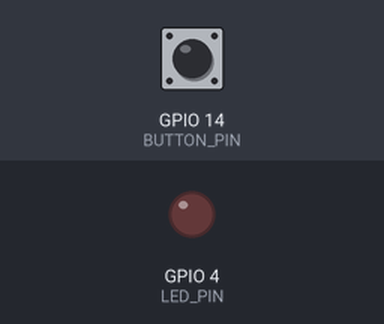
A sketch run on a simulated ESP32. On the bench: output pins drawn as LEDs (lit = HIGH). Inputs (shaded band) come from the test bench; at power-on: GPIO 14 (BUTTON_PIN) HIGH. What the sketch prints to the serial monitor is not drawn.

Above: at 1.2 s.
1.3 s: GPIO 14 (BUTTON_PIN) pulled LOW for 0.15 s
At 1.37 s:
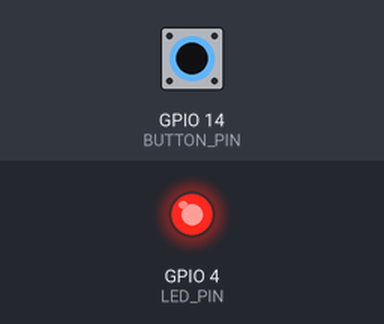
2.9 s: GPIO 14 (BUTTON_PIN) pulled LOW for 3.2 s
At 7.4 s:
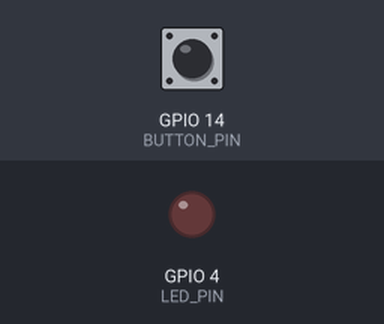
Timing chart, 0 to 8.9 s (numbered marks = the images above; inputs shaded):
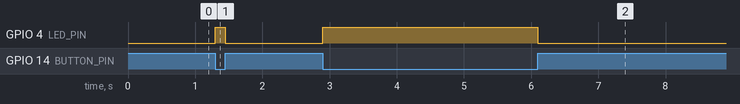

Measured:
- after the input at 1.3 s, GPIO 4 (LED_PIN): LOW → HIGH at once, → LOW 0.15 s later
- after the input at 2.9 s, GPIO 4 (LED_PIN): LOW → HIGH at once, → LOW 3.2 s later

The sketch:

4_Task1_2_button.ino
```cpp
#define BUTTON_PIN 14
#define LED_PIN 4

int Buttonstate = LOW;

void setup() {
  // put your setup code here, to run once:
  Serial.begin(115200);
  Serial.println("Hello, ESP32!");
  pinMode(BUTTON_PIN, INPUT_PULLUP);
  pinMode(LED_PIN,  OUTPUT);
}

void loop() {
  // put your main code here, to run repeatedly:
  Buttonstate=   digitalRead(BUTTON_PIN);
  digitalWrite(LED_PIN, !Buttonstate);

  /*
  digitalWrite(LED_PIN, HIGH);
  delay(2000); // this speeds up the simulation
  digitalWrite(LED_PIN, LOW);
  delay(2000);
  */
}


/*
int buttonState;

void setup() {
pinMode(BUTTON_PIN, INPUT);
Serial.begin(9600);
}

void loop() {
buttonState = digitalRead(BUTTON_PIN);
Serial.println(buttonState);
}

*/
```
